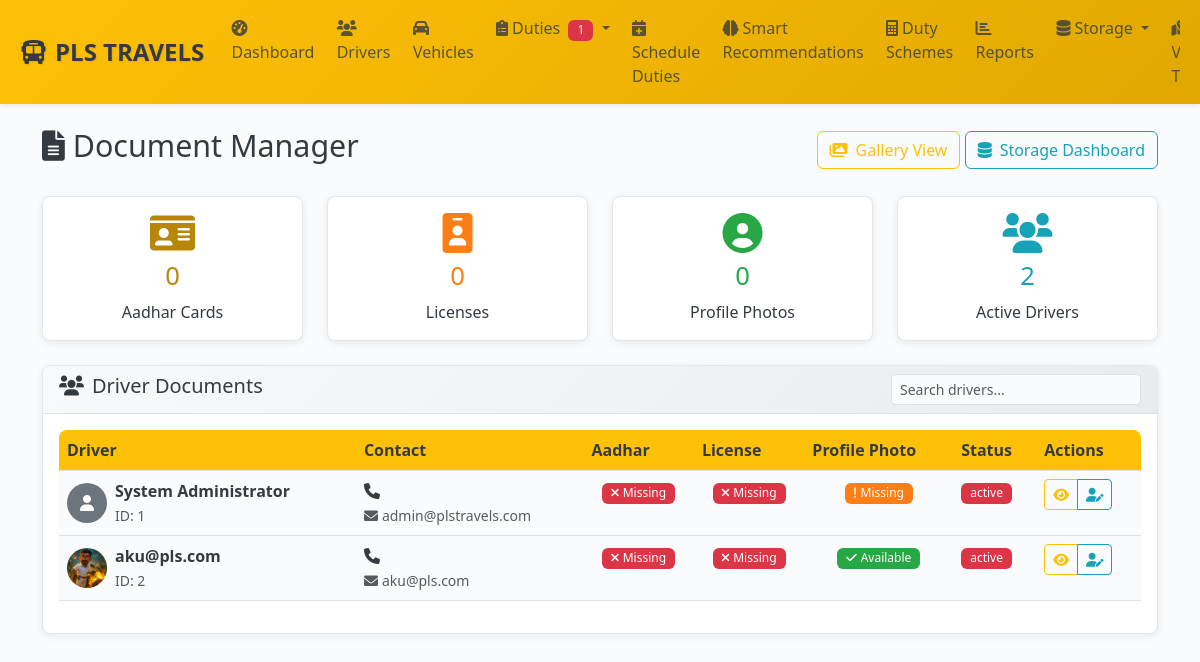
/admin/documents (signed in), run on an earlier commit of the app's database.
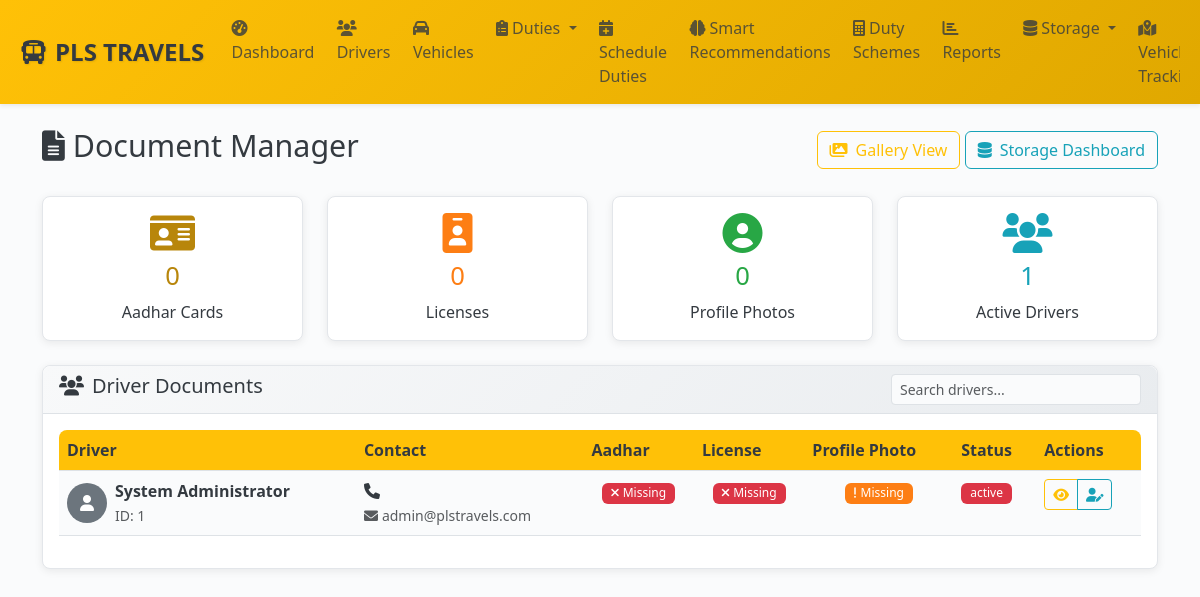
And on a later commit of the database.
### models.py (models this page shows, shortened)
class Driver(db.Model):
    __tablename__ = 'drivers'
    id = db.Column(db.Integer, primary_key=True)
    uuid = db.Column(db.String(36), unique=True, nullable=False, default=lambda: str(uuid.uuid4()))
    user_id = db.Column(db.Integer, db.ForeignKey('users.id'), nullable=False, unique=True)
    branch_id = db.Column(db.Integer, db.ForeignKey('branches.id'), nullable=False, index=True)
    employee_id = db.Column(db.String(20), unique=True, nullable=False)
    full_name = db.Column(db.String(100), nullable=False, index=True)
    date_of_birth = db.Column(db.Date)
    gender = db.Column(db.String(10))
    blood_group = db.Column(db.String(5))
    emergency_contact_name = db.Column(db.String(100))
    emergency_contact_phone = db.Column(db.String(20))
    additional_phones = db.Column(db.Text)  # JSON string of phone numbers
    current_address = db.Column(db.Text)
    permanent_address = db.Column(db.Text)
    pincode = db.Column(db.String(10))
    aadhar_number = db.Column(db.String(20), unique=True, index=True)
    aadhar_document_front = db.Column(db.String(255))
    aadhar_document_back = db.Column(db.String(255))
    aadhar_verified = db.Column(db.Boolean, default=False)
    aadhar_verified_at = db.Column(db.DateTime)
    license_number = db.Column(db.String(50), unique=True, index=True)
    license_document_front = db.Column(db.String(255))
    license_document_back = db.Column(db.String(255))
    license_type = db.Column(db.String(20))  # LMV, HMV, etc.
    license_expiry = db.Column(db.Date)
    license_verified = db.Column(db.Boolean, default=False)
    license_verified_at = db.Column(db.DateTime)
    profile_photo = db.Column(db.String(255))
    bank_name = db.Column(db.String(100))
    account_number = db.Column(db.String(50))  # Should be encrypted in production
    ifsc_code = db.Column(db.String(15))
    account_holder_name = db.Column(db.String(100))
    bank_verified = db.Column(db.Boolean, default=False)
    join_date = db.Column(db.Date)
    probation_end_date = db.Column(db.Date)
    employment_type = db.Column(db.String(20), default='full_time')  # full_time, part_time, contract
    salary_type = db.Column(db.String(20), default='daily')  # daily, monthly, commission
    status = db.Column(db.Enum(DriverStatus), nullable=False, default=DriverStatus.PENDING, index=True)
    approved_by = db.Column(db.Integer, db.ForeignKey('users.id'))
    approved_at = db.Column(db.DateTime)
    rejection_reason = db.Column(db.Text)
    total_earnings = db.Column(db.Float, default=0.0)
    total_trips = db.Column(db.Integer, default=0)
    total_distance = db.Column(db.Float, default=0.0)
    rating_average = db.Column(db.Float, default=0.0)
    rating_count = db.Column(db.Integer, default=0)
    current_vehicle_id = db.Column(db.Integer, db.ForeignKey('vehicles.id'))
    current_shift_start = db.Column(db.DateTime)
    current_shift_end = db.Column(db.DateTime)
    uber_driver_id = db.Column(db.String(100), unique=True, index=True)  # Uber's driver ID
    uber_driver_uuid = db.Column(db.String(100), unique=True)  # Uber's driver UUID
    uber_sync_status = db.Column(db.String(20), default='none', index=True)  # none, synced, failed, pending
    uber_last_sync = db.Column(db.DateTime)  # Last successful sync timestamp
    uber_sync_error = db.Column(db.Text)  # Last sync error message
    uber_profile_data = db.Column(db.Text)  # JSON: Cached Uber profile data
    created_at = db.Column(db.DateTime, default=get_ist_time_naive)
    updated_at = db.Column(db.DateTime, default=get_ist_time_naive, onupdate=get_ist_time_naive)
    duties = db.relationship('Duty', backref='driver', lazy=True)
    current_vehicle = db.relationship('Vehicle', foreign_keys=[current_vehicle_id])
    approver = db.relationship('User', foreign_keys=[approved_by], post_update=True)
    __table_args__ = (
        Index('idx_driver_status_branch', 'status', 'branch_id'),
        Index('idx_driver_created', 'created_at'),
    )

class User(UserMixin, db.Model):
    __tablename__ = 'users'
    id = db.Column(db.Integer, primary_key=True)
    uuid = db.Column(db.String(36), unique=True, nullable=False, default=lambda: str(uuid.uuid4()))
    username = db.Column(db.String(64), unique=True, nullable=False, index=True)
    email = db.Column(db.String(120), unique=True, nullable=False, index=True)
    password_hash = db.Column(db.String(256), nullable=False)
    role = db.Column(db.Enum(UserRole), nullable=False, default=UserRole.DRIVER, index=True)
    status = db.Column(db.Enum(UserStatus), nullable=False, default=UserStatus.ACTIVE, index=True)
    first_name = db.Column(db.String(50))
    last_name = db.Column(db.String(50))
    phone = db.Column(db.String(20), unique=True, index=True)
    whatsapp_number = db.Column(db.String(20), index=True)  # Dedicated WhatsApp number
    profile_picture = db.Column(db.String(255))
    last_login = db.Column(db.DateTime)
    login_count = db.Column(db.Integer, default=0)
    failed_login_attempts = db.Column(db.Integer, default=0)
    password_changed_at = db.Column(db.DateTime, default=get_ist_time_naive)
    two_factor_enabled = db.Column(db.Boolean, default=False)
    reset_token = db.Column(db.String(6))
    reset_token_expiry = db.Column(db.DateTime)
    created_at = db.Column(db.DateTime, default=get_ist_time_naive, nullable=False)
    updated_at = db.Column(db.DateTime, default=get_ist_time_naive, onupdate=get_ist_time_naive)
    created_by = db.Column(db.Integer, db.ForeignKey('users.id'))
    driver_profile = db.relationship('Driver', foreign_keys='Driver.user_id', backref='user', uselist=False, cascade='all, delete-orphan')
    managed_branches = db.relationship('Branch',
                                     secondary=manager_branches,
                                     primaryjoin='User.id == manager_branches.c.manager_id',
                                     secondaryjoin='Branch.id == manager_branches.c.branch_id',
                                     backref='managers')
    @hybrid_property
    def full_name(self):
        if self.first_name and self.last_name:
            return f"{self.first_name} {self.last_name}"
        return self.username

### storage_routes.py (the view)
@storage_bp.route('/admin/documents')
@login_required
@admin_required
def document_manager():
    from models import Driver, User, UserStatus
    drivers = Driver.query.join(User, Driver.user_id == User.id).filter(User.status == UserStatus.ACTIVE).all()
    document_stats = StorageIntegration.get_storage_statistics()
    return render_template('admin/document_manager.html',
                         drivers=drivers,
                         document_stats=document_stats)

### admin_routes.py (called while the page is built)
def admin_required(f):
    @wraps(f)
    def decorated_function(*args, **kwargs):
        from models import UserRole
        if not current_user.is_authenticated or current_user.role != UserRole.ADMIN:
            flash('Admin access required.', 'error')
            return redirect(url_for('auth.login'))
        return f(*args, **kwargs)
    return decorated_function

### storage_integration.py (called while the page is built)
    @staticmethod
    def get_storage_statistics() -> Dict:
        stats = app_storage.get_storage_stats()
        def format_bytes(bytes_size):
            for unit in ['B', 'KB', 'MB', 'GB']:
                if bytes_size < 1024.0:
                    return f"{bytes_size:.1f} {unit}"
                bytes_size /= 1024.0
            return f"{bytes_size:.1f} TB"
        stats['total_size_formatted'] = format_bytes(stats['total_size'])
        for category, category_stats in stats['categories'].items():
            category_stats['size_formatted'] = format_bytes(category_stats['size'])
            for subcategory, subcat_stats in category_stats['subcategories'].items():
                subcat_stats['size_formatted'] = format_bytes(subcat_stats['size'])
        return stats

### templates/admin/document_manager.html (shortened to what the changed rows need)
{% extends "base.html" %}
{% block content %}
<div class="d-flex justify-content-between align-items-center mb-4">
    <h2><i class="fas fa-file-alt me-2"></i>Document Manager</h2>
</div>
<div class="row mb-4">
    <div class="col-md-3">
        <div class="card text-center">
            <div class="card-body">
                <h5 class="text-info"><i class="fas fa-users fa-2x"></i></h5>
                <h3 class="text-info">{{ drivers|length }}</h3>
                <p class="card-text">Active Drivers</p>
            </div>
        </div>
    </div>
</div>
<div class="card">
    <div class="card-body">
        <div class="table-responsive">
            <table class="table table-hover">
                <thead>
                    <tr>
                        <th>Driver</th>
                        <th>Contact</th>
                        <th>Aadhar</th>
                        <th>License</th>
                        <th>Profile Photo</th>
                        <th>Status</th>
                        <th>Actions</th>
                    </tr>
                </thead>
                <tbody id="driversTable">
                    {% for driver in drivers %}
                    <tr data-driver-name="{{ driver.user.full_name.lower() }}">
                        <td>
                            <div class="d-flex align-items-center">
                                {% if driver.profile_photo %}
                                    <img src="/uploads/{{ driver.profile_photo }}"
                                         class="rounded-circle me-2" width="40" height="40"
                                         alt="Profile" onerror="this.src='/static/img/default-avatar.png'">
                                {% else %}
                                    <div class="bg-secondary rounded-circle me-2 d-flex align-items-center justify-content-center"
                                         style="width: 40px; height: 40px;">
                                        <i class="fas fa-user text-white"></i>
                                    </div>
                                {% endif %}
                                <div>
                                    <strong>{{ driver.user.full_name }}</strong><br>
                                    <small class="text-muted">ID: {{ driver.id }}</small>
                                </div>
                            </div>
                        </td>
                        <td>
                            <div>
                                <i class="fas fa-phone me-1"></i>{{ driver.phone_number }}<br>
                                <small class="text-muted">
                                    <i class="fas fa-envelope me-1"></i>{{ driver.user.email }}
                                </small>
                            </div>
                        </td>
                        <td class="text-center">
                            {% if driver.aadhar_document %}
                                <span class="badge bg-success">
                                    <i class="fas fa-check me-1"></i>
                                    {% if driver.aadhar_verified %}Verified{% else %}Uploaded{% endif %}
                                </span>
                            {% else %}
                                <span class="badge bg-danger">
                                    <i class="fas fa-times me-1"></i>Missing
                                </span>
                            {% endif %}
                        </td>
                        <td class="text-center">
                            {% if driver.license_document %}
                                <span class="badge bg-success">
                                    <i class="fas fa-check me-1"></i>
                                    {% if driver.license_verified %}Verified{% else %}Uploaded{% endif %}
                                </span>
                            {% else %}
                                <span class="badge bg-danger">
                                    <i class="fas fa-times me-1"></i>Missing
                                </span>
                            {% endif %}
                        </td>
                        <td class="text-center">
                            {% if driver.profile_photo %}
                                <span class="badge bg-success">
                                    <i class="fas fa-check me-1"></i>Available
                                </span>
                            {% else %}
                                <span class="badge bg-warning">
                                    <i class="fas fa-exclamation me-1"></i>Missing
                                </span>
                            {% endif %}
                        </td>
                        <td>
                            <span class="badge bg-{{ 'success' if driver.status.value == 'ACTIVE' else 'warning' if driver.status.value == 'PENDING' else 'danger' }}">
                                {{ driver.status.value }}
                            </span>
                        </td>
                        <td>
                            <div class="btn-group btn-group-sm">
                                <button class="btn btn-outline-primary" onclick="viewDriverDocuments({{ driver.id }})">
                                    <i class="fas fa-eye"></i>
                                </button>
                                <a href="/admin/drivers/{{ driver.id }}" class="btn btn-outline-info">
                                    <i class="fas fa-user-edit"></i>
                                </a>
                            </div>
                        </td>
                    </tr>
                    {% endfor %}
                </tbody>
            </table>
        </div>
    </div>
</div>
{% endblock %}

What changed in the data, as far as the page shows it:
removed Driver: profile_photo (picture), user.full_name "aku@pls.com", id "2", user.email "aku@pls.com", shows "Available", status.value "active"
Also different on the page:
{{ drivers|length }}: "2" → "1"
{{ pending_duties_count }}: "1" → (not shown)
